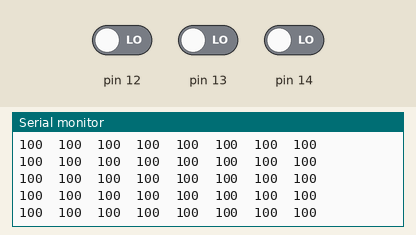
Simulated run of this sketch. Board: Arduino Uno, built with avr-gcc and run on an emulated ATmega328P. Parts: the last lines printed to the serial monitor. The inputs (shaded band) are chosen by the test bench; at power-on: pin 12 LOW, pin 13 LOW, pin 14 LOW.

Above: at 3.2 s.
3.3 s: pin 12 driven HIGH
At 3.71 s:
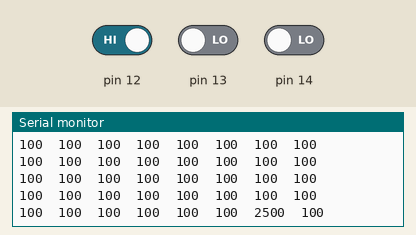
4.8 s: pin 13 driven HIGH
At 4.98 s:
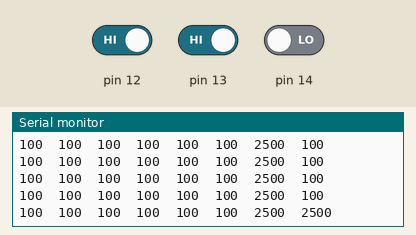
6.3 s: pin 14 driven HIGH
At 6.51 s:
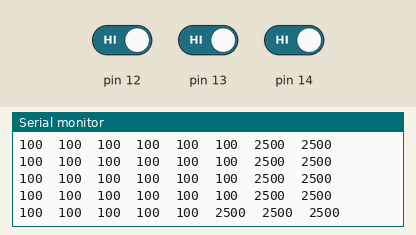
7.8 s: pin 12 driven LOW
At 8.04 s:
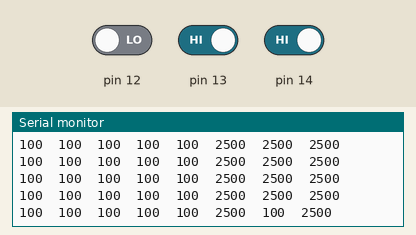
9.3 s: pin 13 driven LOW
At 9.56 s:
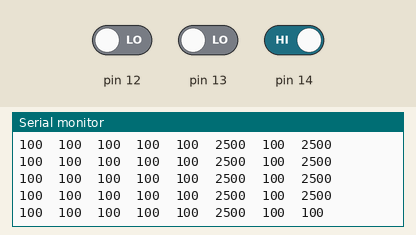

Measured:
- after the input at 3.3 s, the serial monitor: prints a new line after 0.23 s (image 1)
- after the input at 4.8 s, the serial monitor: prints a new line at once (image 2)
- after the input at 6.3 s, the serial monitor: prints a new line at once (image 3)
- after the input at 7.8 s, the serial monitor: prints a new line after 0.05 s (image 4)
- after the input at 9.3 s, the serial monitor: prints a new line after 0.08 s (image 5)

The sketch:

qtr_8rc_test.ino
```cpp
#include <QTRSensors.h>

QTRSensors qtr;

// --- SENSOR SETUP ---
// Full 8-sensor array restored
const uint8_t SensorCount = 8;
uint16_t sensorValues[SensorCount];

void setup() {
  Serial.begin(115200);
  delay(2000); // Give the serial monitor time to open

  qtr.setTypeRC();

  // All 8 pins mapped in order from Left (D1) to Right (D8)
  // D1=32, D2=33, D3=25, D4=26, D5=27, D6=14, D7=12, D8=13
  qtr.setSensorPins((const uint8_t[]){32, 33, 25, 26, 27, 14, 12, 13}, SensorCount);

  // NOTICE: qtr.setEmitterPin() is completely deleted.
  // The library assumes the IR LEDs are permanently hardwired to power.

  Serial.println("--- Full 8-Sensor Hardware Bypass Diagnostic Started ---");
}

void loop() {
  // Read raw, uncalibrated data directly from the hardware
  qtr.read(sensorValues);

  // Print all 8 numbers in a row across the screen
  for (uint8_t i = 0; i < SensorCount; i++) {
    Serial.print(sensorValues[i]);
    Serial.print('\t');
  }

  Serial.println();

  // Read 4 times a second so the numbers don't blur
  delay(250);
}
```
